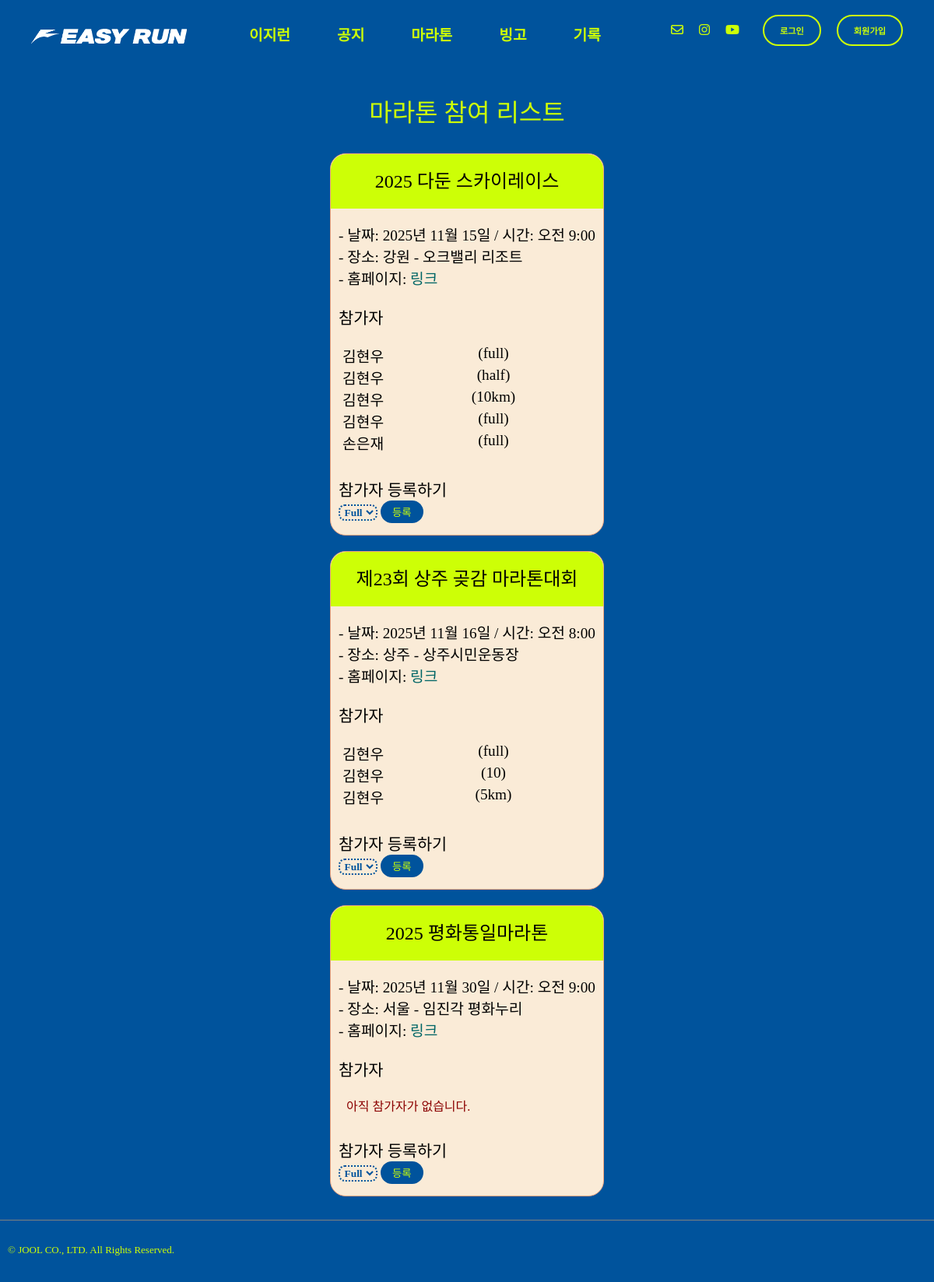
The app's page /marathon/ with its own data.
### marathon/models.py (models this page shows, shortened)
class MarathonEvent(models.Model):
    marathon_id = models.AutoField(primary_key=True)
    title = models.CharField(max_length=100, blank=False, null=False)
    date = models.DateField()
    time = models.TimeField()
    location_city = models.CharField(max_length=50)
    location_cource = models.CharField(max_length=50)
    url = models.URLField()
    def __str__(self):
        return str(self.title)

class MarathonReg(models.Model):
    regis_id = models.AutoField(primary_key=True)
    marathon = models.ForeignKey(MarathonEvent, on_delete=models.CASCADE)
    distance = models.CharField(max_length=10, blank=False, null=False)
    user = models.ForeignKey(settings.AUTH_USER_MODEL, on_delete=models.CASCADE)

### marathon/views.py (the view)
# urls.py: path("", views.marathon_list, name="marathon_list"),
def marathon_list(request):
    events = MarathonEvent.objects.prefetch_related(
        'marathonreg_set__user'   # 역참조 + user까지 미리 가져오기
    )
    print(events)
    context = {
        'events': events,
    }
    return render(request, 'marathon.html', context)

### templates/marathon.html (shortened to what this page needs)
{% extends "base.html" %}
{% load static %}
{% block content %}
  <div class="article-top-space"></div>
  <div class="marathon-page">
    <div class="marathon-list">
      <div>
        <p class="page-title">마라톤 참여 리스트</p>
      </div>
      {% for event in events %}
        <div class="card-1">
          <div class="marathon-title">{{ event.title }}</div>
          <p class="marathon-desc">
            - 날짜:
            {{ event.date }}
            / 시간:
            {{ event.time }}<br>
            - 장소:
            {{ event.location_city }}
            -
            {{ event.location_cource }}<br>
            - 홈페이지:
            <a href="{{ event.url }}" target="_blank" class="text-aqua">
              링크</a>
          </p>
          <h3 class="text-black">참가자</h3>
          {% for reg in event.marathonreg_set.all %}
            <div class="marathon-parti flex-row">
              <div class="flex-row-item indent-5">{{ reg.user.last_name }}{{ reg.user.first_name }}</div>
              <div class="flex-row-item">({{ reg.distance }})</div>
            </div>
            {% empty %}
            <p class="empty-parti">아직 참가자가 없습니다.</p>
          {% endfor %}
          <div class="parti-sec">
            <div class="text-black">참가자 등록하기</div>
            <form method="post" action="{% url 'marathon:parti_me' event.marathon_id %}" class="marathon-form">
              <select name="distance" class="dist-filter">
                <option value="full">Full</option>
              </select>
              <button type="submit" class="marathon-btn">등록</button>
            </form>
          </div>
        </div>
      {% endfor %}
    </div>
  </div>
{% endblock content %}

### static/css/joolmag.css (style rules this page uses)
:root { --j-pink: #eea47f; --blue: #1e90ff; --white: #ffffff; --black: black; --jblue: #00539c; --jlightgreen: #cdff06; }
* { font-family: "Escoredream"; font-weight: 300; }
a { text-decoration-line: none; color: var(--text-color); }
html { overflow-y: scroll; }
option { color: black; text-align: center; }
button { cursor: pointer; position: relative; }
.indent-5 { padding-left: 15px; }
.page-title { text-align: center; font-family: SejonghospitalBold; color: var(--jlightgreen); font-size: 2rem; }
.text-aqua { color: rgb(0, 102, 102); }
.text-black { font-size: 1.3rem; padding: 0 10px 0 10px; color: var(--black); }
.marathon-page { display: flex; justify-content: center; }
.marathon-list { max-width: 800px; }
.marathon-title { padding: 15px 10px 20px 10px; background-color: var(--jlightgreen); border-radius: 20px 20px 0 0; text-align: center; color: var(--black); font-size: 1.5rem; }
.marathon-parti { font-size: 1rem; color: var(--black); width: 80px; }
.marathon-desc { padding: 0 10px 0 10px; font-size: 1.2rem; color: var(--black); }
.empty-parti { color: darkred; padding: 0 0 0 20px; }
.marathon-form { padding: 0 10px 15px 10px; }
.marathon-btn { color: var(--jlightgreen); border: var(--jlightgreen); background-color: var(--jblue); padding: 5px 15px 5px 15px; border-radius: 30px; }
.card-1 { border: solid 1px var(--j-pink); background-color: antiquewhite; border-radius: 20px; margin-bottom: 20px; }
.parti-sec { margin: 30px 0 0 0; }
.flex-row { display: flex; width: 100%; }
.flex-row-item { font-size: 1.2rem; flex-grow: 1; color: var(--black); }
.mainbg { background-color: var(--jblue); margin: 0; padding: 0; overflow-y: auto; overflow-x: auto; }
.dist-filter { border-radius: 0.5rem; width: 50px; color: var(--jblue); font-weight: 700; background-color: transparent; border: var(--jblue) 2px dotted; }

### static/css/article.css (style rules this page uses)
:root { --j-pink: #EEA47F; --blue: #1e90ff; --white: #ffffff; --black: black; --jblue: #00539C; --jlightgreen: #CDFF06; }
html { overflow-y: scroll; }
.article-top-space { height: 20px; background-color: var(--jblue); }

### records on screen
MarathonEvent: title "2025 다둔 스카이레이스", date "2025년 11월 15일", time "오전 9:00", location_city "강원", location_cource "오크밸리 리조트"
MarathonReg: user.last_name "김", user.first_name "현우", distance "full"
MarathonReg: user.last_name "김", user.first_name "현우", distance "half"
MarathonReg: user.last_name "김", user.first_name "현우", distance "10km"
MarathonReg: user.last_name "김", user.first_name "현우", distance "full"
MarathonReg: user.last_name "손", user.first_name "은재", distance "full"
MarathonEvent: title "제23회 상주 곶감 마라톤대회", date "2025년 11월 16일", time "오전 8:00", location_city "상주", location_cource "상주시민운동장"
MarathonReg: user.last_name "김", user.first_name "현우", distance "full"
MarathonReg: user.last_name "김", user.first_name "현우", distance "10"
MarathonReg: user.last_name "김", user.first_name "현우", distance "5km"
MarathonEvent: title "2025 평화통일마라톤", date "2025년 11월 30일", time "오전 9:00", location_city "서울", location_cource "임진각 평화누리"
